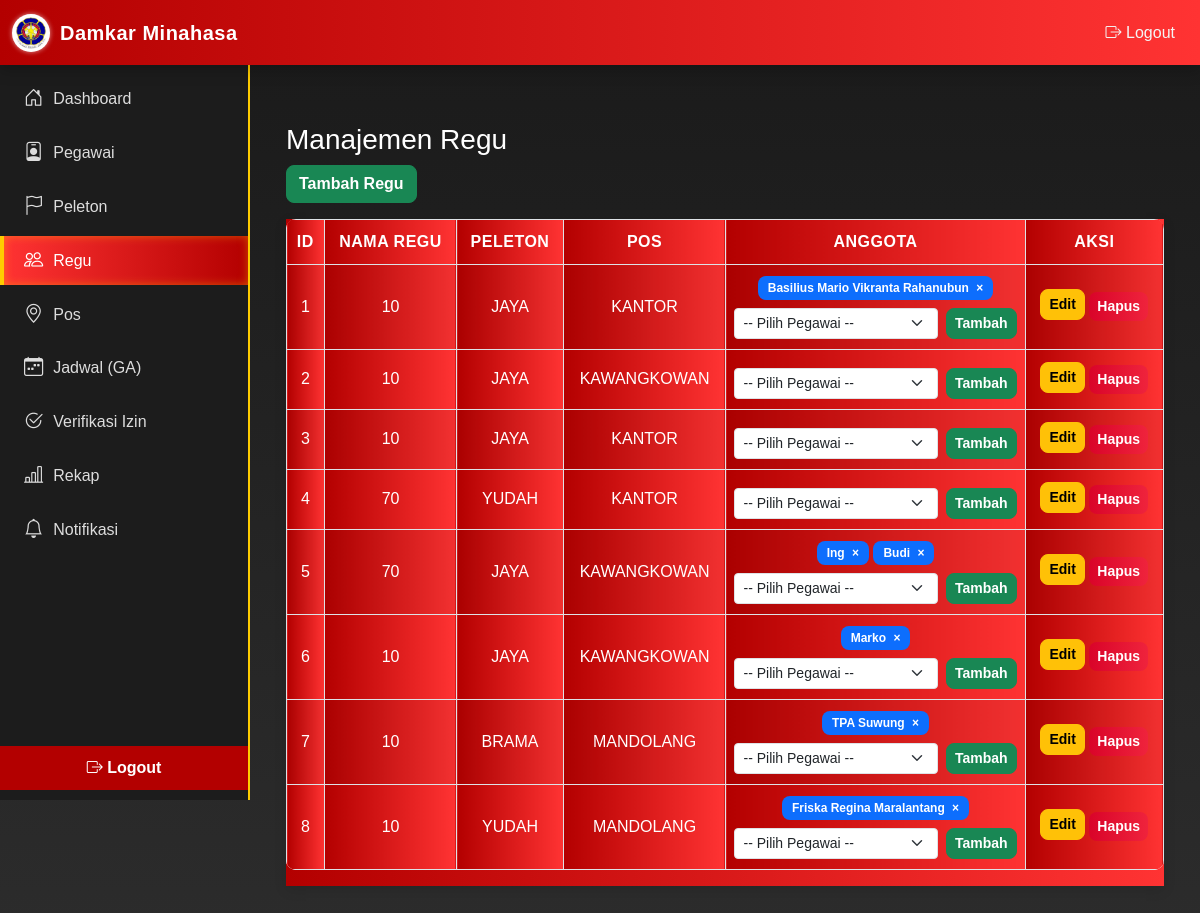
The app's page /admin/regu.php (signed in) with its own data.
### tables this page shows
CREATE TABLE `regu` (
  `id` int(11) NOT NULL,
  `peleton_id` int(11) DEFAULT NULL,
  `pos_id` int(11) DEFAULT NULL,
  `nama` varchar(50) DEFAULT NULL
);

CREATE TABLE `peleton` (
  `id` int(11) NOT NULL,
  `nama` varchar(50) DEFAULT NULL
);

CREATE TABLE `pos` (
  `id` int(11) NOT NULL,
  `nama` varchar(100) DEFAULT NULL,
  `alamat` text DEFAULT NULL
);

CREATE TABLE `pegawai_regu` (
  `id` int(11) NOT NULL,
  `pegawai_id` int(11) DEFAULT NULL,
  `regu_id` int(11) DEFAULT NULL,
  `pos_id` int(11) DEFAULT NULL
);

CREATE TABLE `pegawai` (
  `id` int(11) NOT NULL,
  `username` varchar(50) DEFAULT NULL,
  `password_hash` varchar(255) DEFAULT NULL,
  `nama` varchar(150) DEFAULT NULL,
  `jenis_kelamin` enum('Laki-laki','Perempuan') DEFAULT NULL,
  `nip` varchar(50) DEFAULT NULL,
  `status_kepegawaian` varchar(50) DEFAULT NULL,
  `no_hp` varchar(20) DEFAULT NULL,
  `telegram_id` varchar(50) DEFAULT NULL,
  `golongan` varchar(50) DEFAULT NULL,
  `ruang` varchar(50) DEFAULT NULL,
  `jabatan` varchar(100) DEFAULT NULL,
  `tugas` text DEFAULT NULL,
  `role` enum('admin','petugas') DEFAULT 'petugas',
  `created_at` timestamp NOT NULL DEFAULT current_timestamp()
);

### admin/regu.php (the view, shortened to what this page needs)
<?php
require '../config/db.php';
$rows = $pdo->query("SELECT r.*, p.nama as peleton_nama, ps.nama as pos_nama
                     FROM regu r
                     LEFT JOIN peleton p ON r.peleton_id=p.id
                     LEFT JOIN pos ps ON r.pos_id=ps.id
                     ORDER BY r.id DESC")->fetchAll();
$pegawai = $pdo->query("SELECT id, nama FROM pegawai WHERE id NOT IN (SELECT pegawai_id FROM pegawai_regu) ORDER BY nama ASC")->fetchAll();
include 'header.php';
include 'sidebar.php';
?>
<!doctype html>
<html lang="id">
<head>
    <link href="https://cdn.jsdelivr.net/npm/bootstrap@5.3.0/dist/css/bootstrap.min.css" rel="stylesheet">
    <link href="https://cdn.jsdelivr.net/npm/tom-select/dist/css/tom-select.bootstrap5.min.css" rel="stylesheet">
    <link rel="stylesheet" href="../assets/css/admin/regu.css">
</head>
<body>
    <div class="container py-4">
        <h3>Manajemen Regu</h3>
        <button class="btn btn-success mb-3" data-bs-toggle="modal" data-bs-target="#mAdd">Tambah Regu</button>
        <div class="table-responsive">
            <table class="table table-bordered table-striped">
                <thead>
                    <tr>
                        <th>ID</th>
                        <th>Nama Regu</th>
                        <th>Peleton</th>
                        <th>Pos</th>
                        <th>Anggota</th>
                        <th>Aksi</th>
                    </tr>
                </thead>
                <tbody>
                    <?php
                    $no = 1;
                    foreach ($rows as $r): ?>
                        <tr>
                            <td><?= $no++ ?></td>
                            <td><?= htmlspecialchars($r['nama']) ?></td>
                            <td><?= htmlspecialchars($r['peleton_nama']) ?></td>
                            <td><?= htmlspecialchars($r['pos_nama'] ?? 'N/A') ?></td>
                            <td>
                                <div class="anggota-badge-container">
                                    <?php
                                    $anggota = $pdo->prepare("SELECT ar.id as anggota_id, pg.nama
                                                             FROM pegawai_regu ar
                                                             JOIN pegawai pg ON ar.pegawai_id = pg.id
                                                             WHERE ar.regu_id=?");
                                    $anggota->execute([$r['id']]);
                                    foreach ($anggota as $a) {
                                        echo "<span class='badge bg-primary'>" . htmlspecialchars($a['nama']) .
                                            " <a href='?hapus_anggota=" . $a['anggota_id'] . "' class='text-white ms-1' style='text-decoration:none;'>&times;</a></span> ";
                                    }
                                    ?>
                                </div>
                                <form method="post" class="d-flex mt-2">
                                    <?php if (count($pegawai) === 0): ?>
                                        <select class="form-select form-select-sm me-2" disabled>
                                            <option>Tidak ada pegawai tersedia (semua sudah dipilih)</option>
                                        </select>
                                        <button class="btn btn-sm btn-success" disabled>Tambah</button>
                                    <?php else: ?>
                                        <select name="pegawai_id" class="form-select form-select-sm me-2 tom-pegawai" required>
                                            <option value="">-- Pilih Pegawai --</option>
                                        </select>
                                        <button class="btn btn-sm btn-success" name="tambah_anggota">Tambah</button>
                                    <?php endif; ?>
                                </form>
                            </td>
                            <td>
                                <button class="btn btn-warning btn-sm mb-1" data-bs-toggle="modal" data-bs-target="#mEdit<?= $r['id'] ?>">Edit</button>
                                <a href="?hapus_regu=<?= $r['id'] ?>" class="btn btn-danger btn-sm" onclick="return confirm('Yakin hapus regu ini?')">Hapus</a>
                            </td>
                        </tr>
                    <?php endforeach; ?>
                </tbody>
            </table>
        </div>
    </div>
</body>
</html>

### assets/css/admin/regu.css (style rules this page uses)
body { font-family: "Poppins", sans-serif; background: linear-gradient(180deg, #1a1a1a 0%, #2c2c2c 100%); color: #ffffff; margin: 0; padding: 10px 0 10px; }
form button, .btn { border-radius: 8px; font-weight: 600; transition: 0.3s; }
.btn-danger { background: linear-gradient(90deg, #d90429, #ef233c); border: none; }
.table { border-radius: 10px; overflow: hidden; background: #fff; }
.table thead { background: #b30000; color: #fff; text-transform: uppercase; letter-spacing: 0.5px; }
.table th, .table td { vertical-align: middle; text-align: center; padding: 10px 8px; color: #ffffff; }
.badge { padding: 6px 10px; border-radius: 8px; font-weight: 600; text-transform: capitalize; }
.table-responsive th, td, tr { background: linear-gradient(90deg, #b30000, #ff3333); color: #fff; }
.table-responsive { box-shadow: 0 4px 12px rgba(0, 0, 0, 0.1); background: linear-gradient(90deg, #b30000, #ff3333); }

### records on screen
regu: nama "10", peleton.nama "JAYA", pos.nama "KANTOR"
pegawai_regu: pegawai.nama "Basilius Mario Vikranta Rahanubun"
regu: nama "10", peleton.nama "JAYA", pos.nama "KAWANGKOWAN"
regu: nama "10", peleton.nama "JAYA", pos.nama "KANTOR"
regu: nama "70", peleton.nama "YUDAH", pos.nama "KANTOR"
regu: nama "70", peleton.nama "JAYA", pos.nama "KAWANGKOWAN"
pegawai_regu: pegawai.nama "Ing"
pegawai_regu: pegawai.nama "Budi"
regu: nama "10", peleton.nama "JAYA", pos.nama "KAWANGKOWAN"
pegawai_regu: pegawai.nama "Marko"
regu: nama "10", peleton.nama "BRAMA", pos.nama "MANDOLANG"
pegawai_regu: pegawai.nama "TPA Suwung"
regu: nama "10", peleton.nama "YUDAH", pos.nama "MANDOLANG"
pegawai_regu: pegawai.nama "Friska Regina Maralantang"
